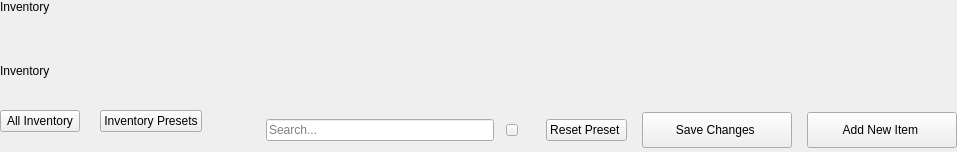
                <widget class="QFrame" name="inventory_top_frame">
                 <layout class="QVBoxLayout" name="inventory_top_layout">
                  <property name="spacing">
                   <number>0</number>
                  </property>
                  <property name="leftMargin">
                   <number>0</number>
                  </property>
                  <property name="topMargin">
                   <number>0</number>
                  </property>
                  <property name="rightMargin">
                   <number>0</number>
                  </property>
                  <property name="bottomMargin">
                   <number>0</number>
                  </property>
                  <item>
                   <widget class="QLabel" name="inventory_small_header">
                    <property name="text">
                     <string>Inventory</string>
                    </property>
                   </widget>
                  </item>
                  <item>
                   <spacer name="verticalSpacer_12">
                    <property name="orientation">
                     <enum>Qt::Vertical</enum>
                    </property>
                    <property name="sizeType">
                     <enum>QSizePolicy::Fixed</enum>
                    </property>
                    <property name="sizeHint" stdset="0">
                     <size>
                      <width>20</width>
                      <height>50</height>
                     </size>
                    </property>
                   </spacer>
                  </item>
                  <item>
                   <widget class="QLabel" name="inventory_header">
                    <property name="text">
                     <string>Inventory</string>
                    </property>
                   </widget>
                  </item>
                  <item>
                   <widget class="QFrame" name="inventory_top_button_frame">
                    <layout class="QHBoxLayout" name="inventory_top_button_layout" stretch="1,0,0,0,0">
                     <property name="spacing">
                      <number>15</number>
                     </property>
                     <property name="leftMargin">
                      <number>0</number>
                     </property>
                     <property name="topMargin">
                      <number>30</number>
                     </property>
                     <property name="rightMargin">
                      <number>0</number>
                     </property>
                     <property name="bottomMargin">
                      <number>0</number>
                     </property>
                     <item alignment="Qt::AlignLeft">
                      <widget class="QFrame" name="inventory_menu_frame">
                       <property name="minimumSize">
                        <size>
                         <width>0</width>
                         <height>40</height>
                        </size>
                       </property>
                       <property name="maximumSize">
                        <size>
                         <width>16777215</width>
                         <height>40</height>
                        </size>
                       </property>
                       <layout class="QHBoxLayout" name="inventory_menu_layout">
                        <property name="spacing">
                         <number>20</number>
                        </property>
                        <property name="leftMargin">
                         <number>0</number>
                        </property>
                        <property name="topMargin">
                         <number>0</number>
                        </property>
                        <property name="rightMargin">
                         <number>0</number>
                        </property>
                        <property name="bottomMargin">
                         <number>0</number>
                        </property>
                        <item>
                         <widget class="QFrame" name="inventory_all_menu_frame">
                          <property name="midLineWidth">
                           <number>0</number>
                          </property>
                          <layout class="QVBoxLayout" name="inventory_all_menu_layout" stretch="2,0">
                           <property name="spacing">
                            <number>0</number>
                           </property>
                           <property name="leftMargin">
                            <number>0</number>
                           </property>
                           <property name="topMargin">
                            <number>0</number>
                           </property>
                           <property name="rightMargin">
                            <number>0</number>
                           </property>
                           <property name="bottomMargin">
                            <number>0</number>
                           </property>
                           <item alignment="Qt::AlignTop">
                            <widget class="QPushButton" name="inventory_all_menu_butt">
                             <property name="cursor">
                              <cursorShape>PointingHandCursor</cursorShape>
                             </property>
                             <property name="text">
                              <string>All Inventory</string>
                             </property>
                             <property name="checkable">
                              <bool>true</bool>
                             </property>
                            </widget>
                           </item>
                           <item>
                            <widget class="QLabel" name="inventory_all_menu_line">
                             <property name="minimumSize">
                              <size>
                               <width>0</width>
                               <height>3</height>
                              </size>
                             </property>
                             <property name="maximumSize">
                              <size>
                               <width>16777215</width>
                               <height>3</height>
                              </size>
                             </property>
                            </widget>
                           </item>
                          </layout>
                         </widget>
                        </item>
                        <item>
                         <widget class="QFrame" name="inventory_preset_choose_frame">
                          <layout class="QVBoxLayout" name="inventory_preset_choose_layout" stretch="2,0">
                           <property name="spacing">
                            <number>0</number>
                           </property>
                           <property name="leftMargin">
                            <number>0</number>
                           </property>
                           <property name="topMargin">
                            <number>0</number>
                           </property>
                           <property name="rightMargin">
                            <number>0</number>
                           </property>
                           <property name="bottomMargin">
                            <number>0</number>
                           </property>
                           <item alignment="Qt::AlignTop">
                            <widget class="QPushButton" name="inventory_preset_choose_butt">
                             <property name="cursor">
                              <cursorShape>PointingHandCursor</cursorShape>
                             </property>
                             <property name="text">
                              <string>Inventory Presets</string>
                             </property>
                             <property name="checkable">
                              <bool>true</bool>
                             </property>
                            </widget>
                           </item>
                           <item>
                            <widget class="QLabel" name="inventory_preset_choose_line">
                             <property name="minimumSize">
                              <size>
                               <width>0</width>
                               <height>3</height>
                              </size>
                             </property>
                             <property name="maximumSize">
                              <size>
                               <width>16777215</width>
                               <height>3</height>
                              </size>
                             </property>
                            </widget>
                           </item>
                          </layout>
                         </widget>
                        </item>
                       </layout>
                      </widget>
                     </item>
                     <item alignment="Qt::AlignRight">
                      <widget class="QFrame" name="inventory_search_frame">
                       <property name="minimumSize">
                        <size>
                         <width>314</width>
                         <height>44</height>
                        </size>
                       </property>
                       <property name="maximumSize">
                        <size>
                         <width>314</width>
                         <height>44</height>
                        </size>
                       </property>
                       <layout class="QHBoxLayout" name="inventory_search_layout">
                        <property name="spacing">
                         <number>12</number>
                        </property>
                        <property name="leftMargin">
                         <number>13</number>
                        </property>
                        <property name="topMargin">
                         <number>0</number>
                        </property>
                        <property name="rightMargin">
                         <number>13</number>
                        </property>
                        <property name="bottomMargin">
                         <number>0</number>
                        </property>
                        <item>
                         <widget class="QLabel" name="inventory_search_label">
                          <property name="minimumSize">
                           <size>
                            <width>24</width>
                            <height>24</height>
                           </size>
                          </property>
                          <property name="maximumSize">
                           <size>
                            <width>24</width>
                            <height>24</height>
                           </size>
                          </property>
                         </widget>
                        </item>
                        <item>
                         <widget class="QLineEdit" name="inventory_search_input">
                          <property name="placeholderText">
                           <string>Search...</string>
                          </property>
                         </widget>
                        </item>
                        <item>
                         <widget class="QPushButton" name="inventory_search_clear">
                          <property name="minimumSize">
                           <size>
                            <width>12</width>
                            <height>12</height>
                           </size>
                          </property>
                          <property name="maximumSize">
                           <size>
                            <width>12</width>
                            <height>12</height>
                           </size>
                          </property>
                          <property name="cursor">
                           <cursorShape>PointingHandCursor</cursorShape>
                          </property>
                         </widget>
                        </item>
                       </layout>
                      </widget>
                     </item>
                     <item>
                      <widget class="QPushButton" name="inventory_reset_btn">
                       <property name="cursor">
                        <cursorShape>PointingHandCursor</cursorShape>
                       </property>
                       <property name="layoutDirection">
                        <enum>Qt::RightToLeft</enum>
                       </property>
                       <property name="text">
                        <string>Reset Preset </string>
                       </property>
                       <property name="iconSize">
                        <size>
                         <width>16</width>
                         <height>20</height>
                        </size>
                       </property>
                      </widget>
                     </item>
                     <item>
                      <widget class="QPushButton" name="inventory_save_butt">
                       <property name="minimumSize">
                        <size>
                         <width>150</width>
                         <height>36</height>
                        </size>
                       </property>
                       <property name="maximumSize">
                        <size>
                         <width>150</width>
                         <height>36</height>
                        </size>
                       </property>
                       <property name="cursor">
                        <cursorShape>PointingHandCursor</cursorShape>
                       </property>
                       <property name="layoutDirection">
                        <enum>Qt::RightToLeft</enum>
                       </property>
                       <property name="text">
                        <string>Save Changes </string>
                       </property>
                       <property name="iconSize">
                        <size>
                         <width>14</width>
                         <height>14</height>
                        </size>
                       </property>
                      </widget>
                     </item>
                     <item>
                      <widget class="QPushButton" name="inventory_add_butt">
                       <property name="minimumSize">
                        <size>
                         <width>150</width>
                         <height>36</height>
                        </size>
                       </property>
                       <property name="maximumSize">
                        <size>
                         <width>150</width>
                         <height>36</height>
                        </size>
                       </property>
                       <property name="cursor">
                        <cursorShape>PointingHandCursor</cursorShape>
                       </property>
                       <property name="layoutDirection">
                        <enum>Qt::RightToLeft</enum>
                       </property>
                       <property name="text">
                        <string>Add New Item </string>
                       </property>
                       <property name="iconSize">
                        <size>
                         <width>14</width>
                         <height>14</height>
                        </size>
                       </property>
                      </widget>
                     </item>
                    </layout>
                   </widget>
                  </item>
                 </layout>
                </widget>
